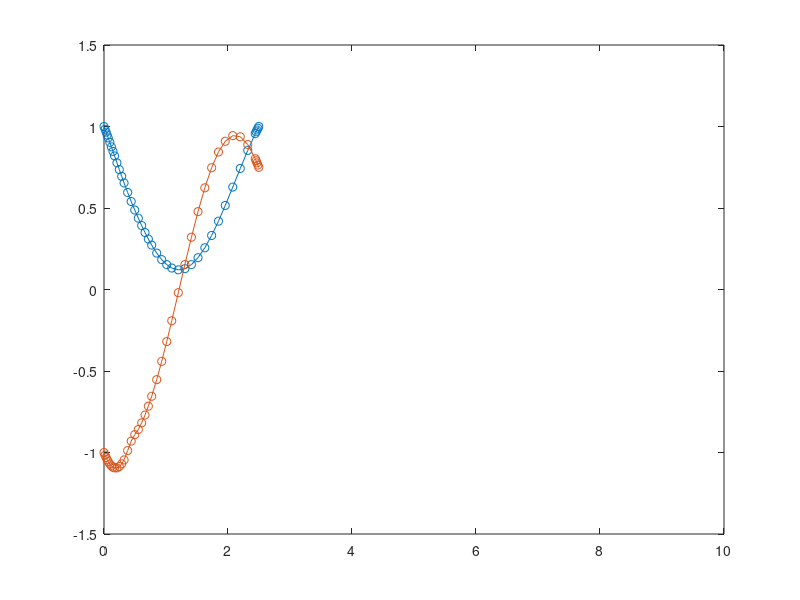

MATLAB code for this plot:
function [t,pos,vel,force] = SwitchSpring1D(varargin)

ForOneCycle = 1;
SwitchTime = 0.5;
m=1;
k1=5;
k2=3;
g=1;
restlength=1;
x0 = [restlength;-1];
plots = 0;

for i = 1 : 2 : length(varargin)
    option = varargin{i};
    value = varargin{i + 1};
    switch option
        case 'x0'
            x0=value;
        case 'k1'
            k1=value;
        case 'k2'
            k2=value;
        case 'SwitchTime'
            SwitchTime=value;
        case 'restlength'
            restlength=value;
        case 'plots'
            plots=value;
    end
end
      

options=[];
if ForOneCycle
    options=odeset('Events',@OneCycle,'OutputFcn',@odeplot);
end

[t,x] = ode45(@StateDeriv,[0 10],x0,options);

for i = 1:length(t)
    pos(i) = x(i,1);
    vel(i) = x(i,2);
    [~,force(i)] = StateDeriv(t(i),x(i,:));
end

if plots
    figure
    subplot(221)
    plot(t,pos)
    ylabel('Position')
    subplot(223)
    plot(t,vel)
    xlabel('Time')
    ylabel('Velocity')
    
    subplot(222)
    plot(pos,force)
    xlabel('Position')
    ylabel('Force')
    subplot(224)
    plot(vel,force)
    xlabel('Velocity')
    ylabel('Force')
end


function [xddot,springforce] = StateDeriv(t,x)
    xddot = zeros(2,1);
    
    xddot(1) = x(2);
    
    if  t<SwitchTime
        springforce = -k1*(x(1)-restlength);
    else
        springforce = -k2*(x(1)-restlength);
    end
    
    xddot(2) = springforce/m-g;
    

end

    function [value,isterminal,direction]=OneCycle(t,x)
       value = x(1)-x0(1);
       direction=1;
       isterminal=1;
    end

end